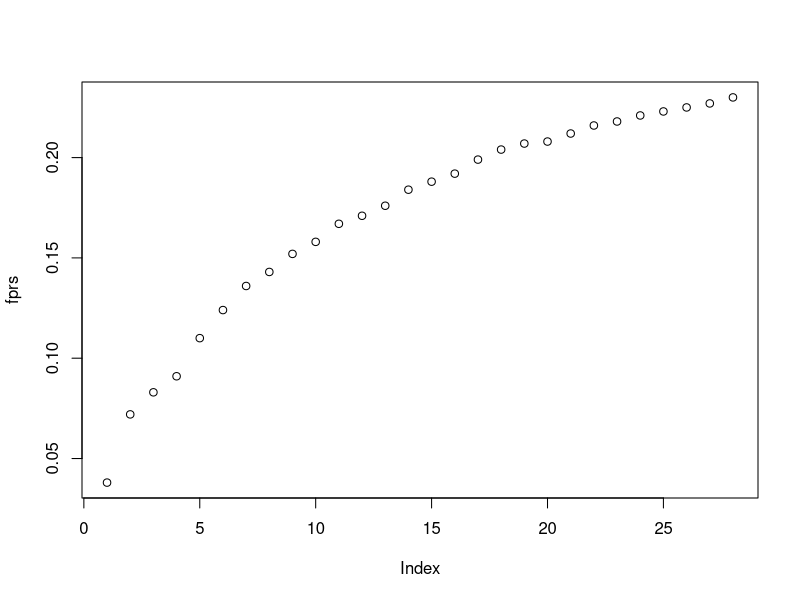

This chart was generated by the following R code:
## ---- chunk 1
generate_p_values <- function(n = 14, size = 1e3, prob = 0.5, p_thresh = 0.05) {
	successes_a <- cumsum( rbinom(n = n, size = size, prob = prob) )
	successes_b <- cumsum( rbinom(n = n, size = size, prob = prob) )
	
	sapply(1:n, \(k) {
		prop.test(
			x = c(successes_a[k], successes_b[k]), 
			n = k * size * c(1, 1)
			)$p.value
	})
}
## ---- chunk 2
set.seed(840)
ps <- replicate(1e3, generate_p_values(
	n = 28, size = 1e2, prob = 0.5, p_thresh = 0.05
)) |> t()
## ---- chunk 3
m <- apply(ps, 1, \(x) as.logical(cumsum(x < 0.05))) |> t()
## ---- chunk 4
fprs <- colMeans(m)

plot(fprs)
